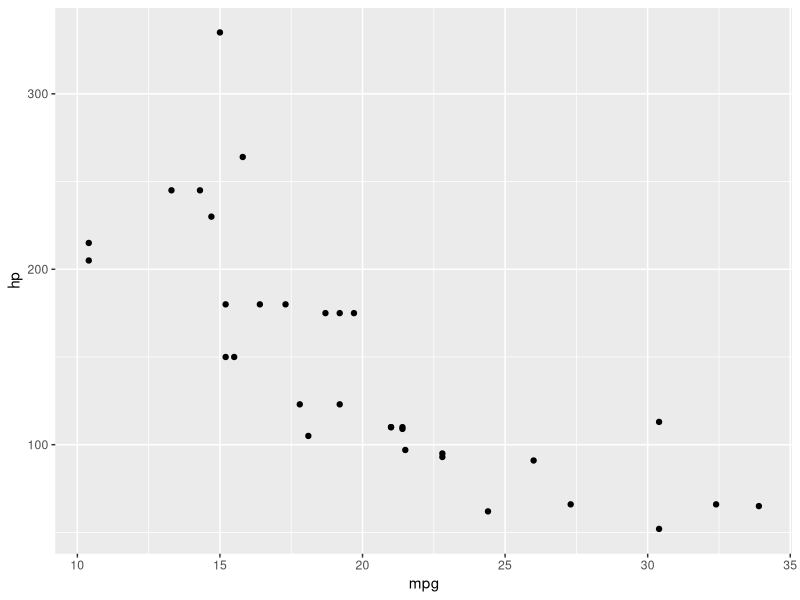
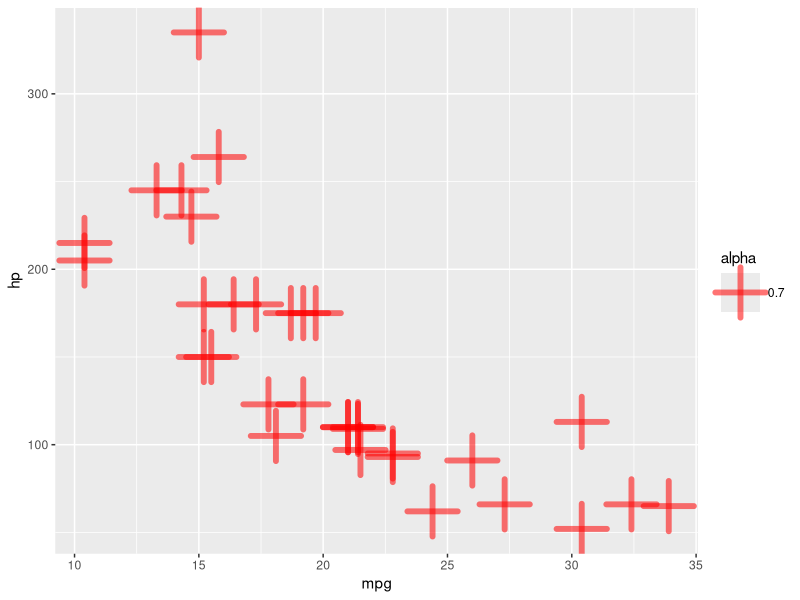
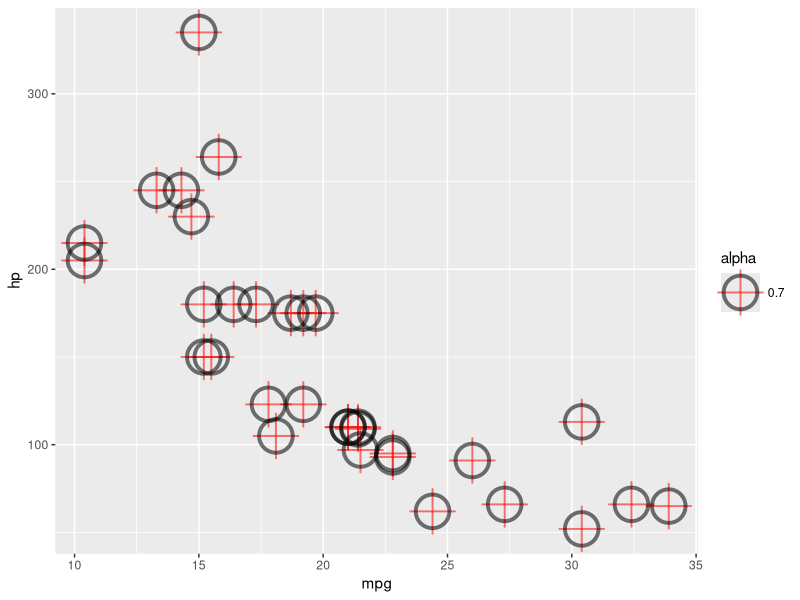
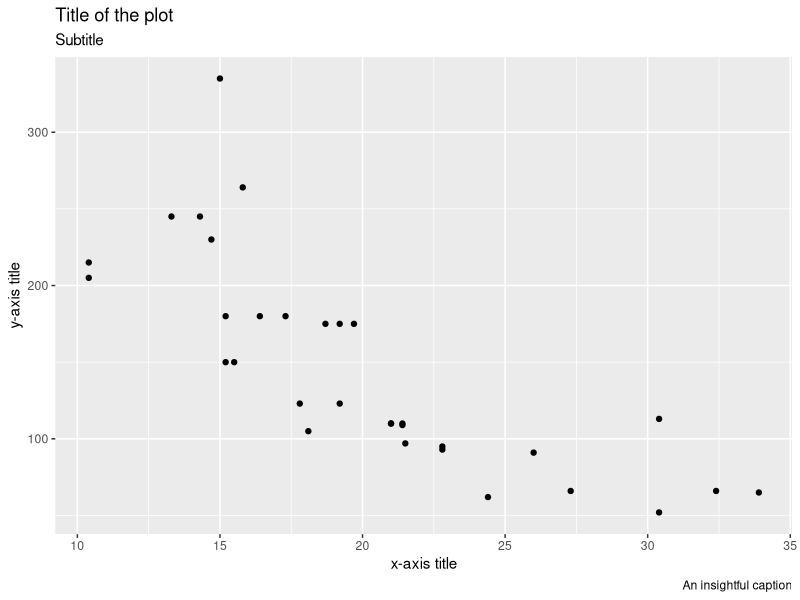
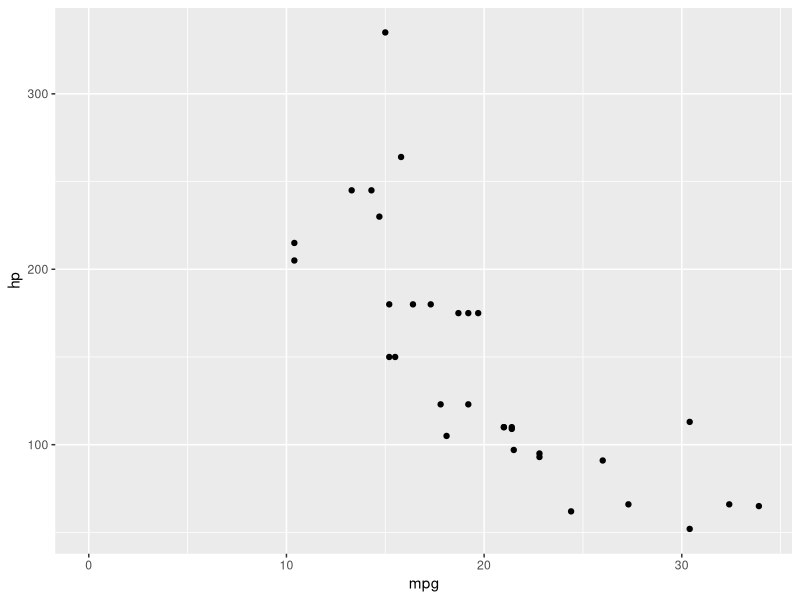
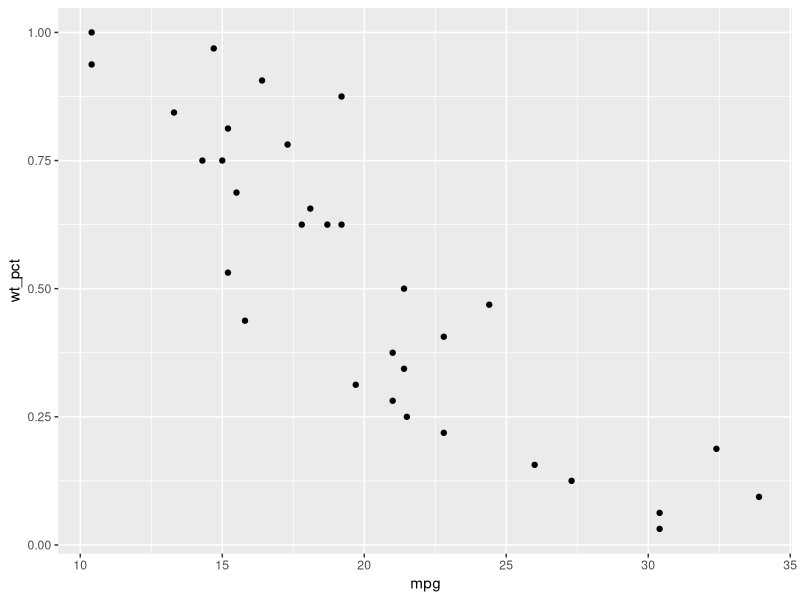
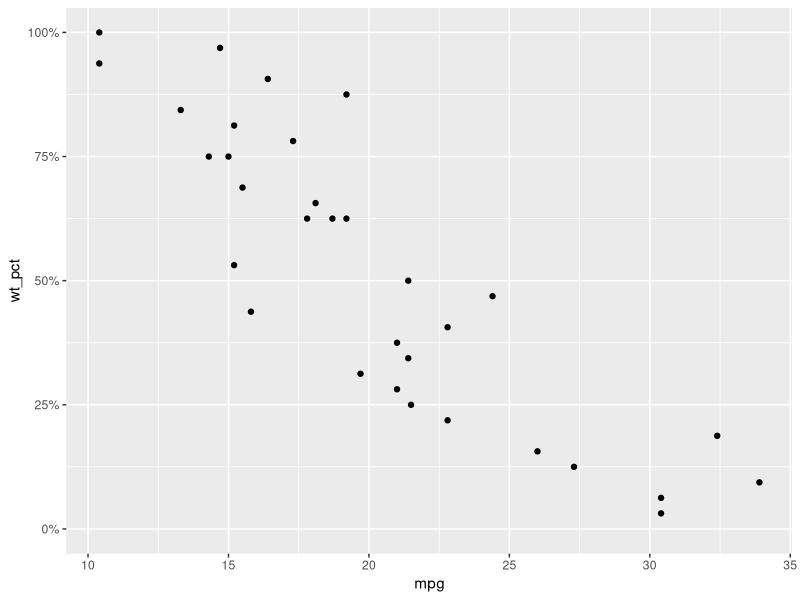
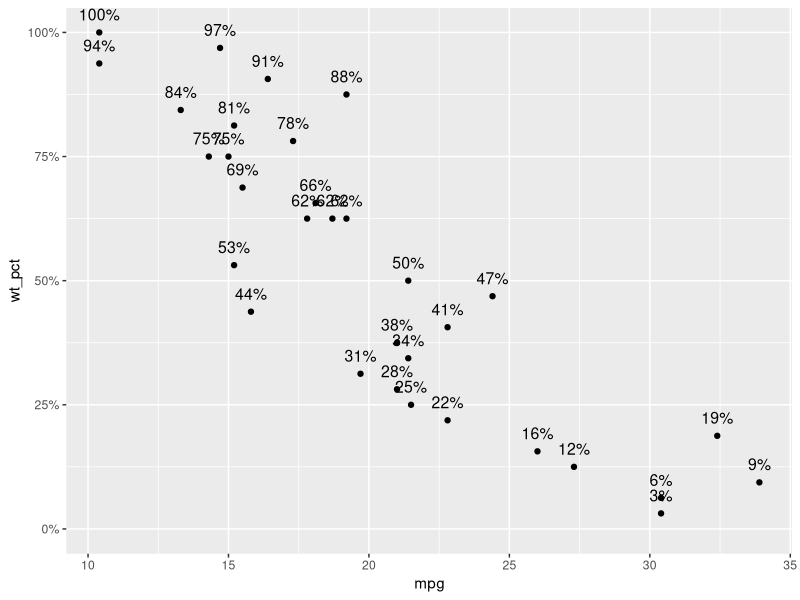

These figures' R source, in order: (Note: this script raises an error after producing the figures.)
########################################################################################################################
# PURPOSE AND NOTES
########################################################################################################################

# Purpose: Provide an overview of ggplot2's capabilities and give tips on how to handle common plotting scenarios.
# Notes: this was prepared for the 2020-05-11 lecture for UW's INFO 201 by Will Wright

########################################################################################################################
# SETUP
########################################################################################################################

library(tidyverse)
library(scales)

########################################################################################################################
# GGPLOT BASICS
########################################################################################################################

# First, let's review the mtcars datset
str(mtcars)
View(mtcars)

# Simple scatter plot
g <- ggplot(data = mtcars, mapping = aes(x = mpg, y = hp))
g + geom_point() # <- Notice that this function inherits the data and aesthetic of g so no arguments are required

?geom_point # check out the documentation

# We can, however, change the data or add other aesthetics that will only be applied to the scatterplot
g + geom_point(aes(alpha = 0.7), # useful to turn this down if you have a lot of points in the same area
               color = "red",
               shape = 3, # I've almost never used shape and advise against it, in general
               size = 10, # relative size
               stroke = 3) # boldness

# With ggplot, something to remember is that you can continue to add more elements, including the same elements
g + geom_point(aes(alpha = 0.7), # useful to turn this down if you have a lot of points in the same area
               color = "red",
               shape = 3, # I've almost never used shape and advise against it, in general
               size = 10, # relative size
               stroke = 1) + # boldness
  geom_point(aes(alpha = 0.7), # useful to turn this down if you have a lot of points in the same area
             color = "black",
             shape = 1, # I've almost never used shape and advise against it, in general
             size = 10, # relative size
             stroke = 2) 


# Seems like we'll want some labels:
?labs # check out documentation
g + geom_point() +
  labs(title = "Title of the plot",
       subtitle = "Subtitle",
       caption = "An insightful caption",
       x = "x-axis title",
       y = "y-axis title")

# Notice that the x-axis starts at 10.  What if we wanted a different set of x-limits? Depends on continuous/discrete
?scale_x_continuous
?scale_x_discrete
g + geom_point() +
  scale_x_continuous(limits = c(0, max(mtcars$mpg)))

# One of the most common modifications for y-axis labels is to convert to percents.
# Another common activity is converting data to a percentile via the empirical cumulative distribution function
wt_ecdf <- ecdf(mtcars$wt)
mtcars$wt_pct <- wt_ecdf(mtcars$wt)

# Before
p <- ggplot(mtcars, aes(x = mpg, y = wt_pct))
p + geom_point()

# After
p + geom_point() +
  scale_y_continuous(limits = c(0,1),
                     labels = scales::percent_format(accuracy = 1)) 

# Often times, you'll want to put labels on the data, but we'll need to transform the data into strings with '%'
p + geom_point() +
  scale_y_continuous(limits = c(0,1),
                     labels = scales::percent_format(accuracy = 1)) +
  geom_text(aes(label = paste0(round(wt_pct,2)*100,"%"), x = mpg, vjust = -1), size = 4) 


# Yeah, but this chart looks so basic... how do we make it prettier? We can use a theme!

p <- p + geom_point() +
  scale_y_continuous(limits = c(0,1),
                     labels = scales::percent_format(accuracy = 1)) +
  labs(x = "MPG", y = "Weight Percentile")

# Black and white theme
p + theme_bw() # this is the best theme, imo

# Can we see all the theme options at once? Yes, with grid.arrange()
a <- p + theme_base() + labs(title = "Base")
b <- p + theme_bw() + labs(title = "Black and White")
c <- p + theme_calc() + labs(title = "Calc")
d <- p + theme_classic() + labs(title = "Classic")
e <- p + theme_clean() + labs(title = "Clean")
f <- p + theme_dark() + labs(title = "Dark")
g <- p + theme_economist() + labs(title = "Economist")
h <- p + theme_economist_white() + labs(title = "Economist White")
i <- p + theme_excel() + labs(title = "Excel")
j <- p + theme_fivethirtyeight() + labs(title = "Five Thirty Eight")
k <- p + theme_gdocs() + labs(title = "Google Docs")
l <- p + theme_minimal() + labs(title = "Minimal")
m <- p + theme_solarized() + labs(title = "Solarized")
n <- p + theme_tufte() + labs(title = "Tufte")
o <- p + theme_wsj() + labs(title = "Wall Street Journal")
q <- p + theme_void() + labs(title = "Void")

grid.arrange(a, b, c, d, e, f, g, h, i, j, k, l, m, n, o, q,
             ncol = 4,
             nrow = 4)

# Howbout if we want to show multiple plots--one for each facet? Then we'd use facet_grid or facet_wrap
# facet_grid produces a 2d grid of panels defined by the variables which form the rows and columns
# facet_wrap  produces a 1d ribbon which reads left to right, top to bottom

g <- ggplot(mtcars, aes(x = mpg, y = hp))
g + geom_point() +
  facet_grid(~cyl) + 
  theme_bw()

# What if we want to show some sort of trend?
g + geom_point() +
  facet_grid(~cyl) + 
  theme_bw() +
  geom_smooth() # loess method is default

g + geom_point() +
  facet_grid(~cyl) + 
  theme_bw() +
  geom_smooth(method = "lm", # linear model
              se = FALSE) # remove standard error

# What about splitting a factor without using separate charts?

g <- ggplot(mtcars, aes(x = mpg, y = hp, color = cyl))
g + geom_point()+
  theme_bw()
str(mtcars) # remember that ggplot will interpret numeric data as continuous and default to a color scale

# if we want to see discrete colors, we'll need to convert to a factor
g <- ggplot(mtcars, aes(x = mpg, y = hp, color = factor(cyl)))
g + geom_point() +
  theme_bw()




########################################################################################################################
# GGPLOT ADVANCED EXAMPLES
########################################################################################################################

# You can (and should) put your neato plots in functions for reusability
# Personally, I source all my helper functions at the top of my cleaning/get set up scripts
norm_distributer <- function(value_input, title_input, label_input, x_input){
  # create normal curve
  norm_PDF <- data.frame(x_input = seq(0,100, by = 0.01), density = dnorm(seq(0,100, by = 0.01), 50, 15))
  
  # create shaded region
  shade <- rbind(c(0,0), 
                 subset(norm_PDF, x_input>=0 & x_input<value_input),
                 c(value_input,0))
  
  # plot
  g <- ggplot(norm_PDF, aes(x = x_input, y = density))
  g + geom_line() +
    geom_polygon(data = shade, aes(x = x_input, y = density, fill = "red", alpha = 0.2)) +
    labs(title = title_input,
         x = x_input,
         y = "") +
    theme_bw() +
    scale_y_continuous(breaks = NULL) +
    geom_vline(col = "red", xintercept = value_input, linetype = "dashed") +
    annotate("label", x = value_input, y = 0.023, label = label_input) +
    guides(fill = FALSE, alpha = FALSE) +
    scale_x_continuous(breaks = c(seq(0,100,10)))
}

norm_distributer(23,
                 "Facility Risk Level Distribution", 
                 "Your facility is in the \n 23rd percentile",
                 "Risk Level")

# If you have a client or employer with specific colors, use them!!

# wec colors
colors <- c("#6B3248", #Grape
            "#A05974", #Light Plum
            "#FFB636", #Mango
            "#37A8B3", #Greeny Blue
            "#6CC8D1", #Seafoam Blue
            "#CC9128", #Brownish Orange
            "#4A5459", #River Bed Gray
            "#8E99A0", #Regent Gray
            "#EBF0F2", #Mystic Gray
            "#F14956", # Watermelon - Error
            "#4DAF50") # Dark Bastel Green - Success


distribution_visualizer_wecTheme_advanced <- function(
  data, 
  title = "Histogram and Density", 
  x = "Values", 
  binwidthInput = (max(data)-min(data))/15){
  binwidthInput <- binwidthInput
  binCounts <- .bincode(data, seq(0,max(data), binwidthInput))
  xbar <- round(mean(data),1)
  sd <- round(sd(data),1)
  g <- ggplot(data.frame(data), aes(data)) +
    geom_histogram(fill = colors[1],
                   color = colors[2],
                   binwidth = binwidthInput) +
    geom_vline(aes(xintercept = mean(data)),
               color = colors[3],
               linetype = "dashed",
               size = 0.7) +
    geom_density(aes(y = binwidthInput * ..count..), 
                 alpha = 0.2, 
                 fill = colors[2],
                 color = colors[1]) +
    labs(title = title,
         x = x,
         y = "Frequency") +
    annotate("text", 
             x = mean(data)*1.25, 
             y = max(binCounts, na.rm = TRUE)*0.75, 
             label = paste0("Mean = ", xbar), # "x\u0305 = " for Windows
             size = 3) +
    theme_bw()  
  
  
  p <- ggplot(data.frame(data), aes(sample = data)) +
    stat_qq_band(color = colors[1], fill = colors[2]) +
    stat_qq_line(color = colors[3], linetype = "dashed", size = 0.7) +
    stat_qq_point(size = 0.8, alpha = 0.3) +
    labs(title = "Q-Q Plot",
         x = "Theoretical Values",
         y = "Sample Values") +
    theme_bw()
  
  grid.arrange(g, p, ncol = 2)
}

distribution_visualizer_wecTheme_advanced(mtcars$mpg, 
                                          "MPG Histogram and Density",
                                          "MPG")

# I use this diagnostic tool all the time

distribution_visualizer_wecTheme_basic <- function(
  data, 
  title = "Histogram and Density", 
  x = "Values", 
  binwidthInput = (max(data)-min(data))/15){
  binwidthInput <- binwidthInput
  binCounts <- .bincode(data, seq(0,max(data), binwidthInput))
  xbar <- round(mean(data),1)
  xmedian <- round(median(data),1)
  sd <- round(sd(data),1)
  g <- ggplot(data.frame(data), aes(data)) +
    geom_histogram(fill = colors[2],
                   color = colors[1],
                   binwidth = binwidthInput) +
    geom_vline(aes(xintercept = mean(data)),
               color = colors[3],
               linetype = "dashed",
               size = 0.7) +
    geom_vline(aes(xintercept = median(data)),
               color = colors[5],
               linetype = "dashed",
               size = 0.7) +
    geom_density(aes(y = binwidthInput * ..count..), 
                 alpha = 0.2, 
                 fill = colors[1],
                 color = colors[2]) +
    labs(title = title,
         x = x,
         y = "Frequency") +
    annotate("text", 
             x = mean(data)*1.2, 
             y = max(binCounts, na.rm = TRUE)*0.75, 
             label = paste0("Mean = ", xbar), # "x\u0305 = " for Windows
             size = 5,
             family = "Avenir",
             col = colors[3]) +
    annotate("text", 
             x = median(data)*1.2, 
             y = max(binCounts, na.rm = TRUE)*0.55, 
             label = paste0("Median = ", xmedian), # "x\u0305 = " for Windows
             size = 5,
             family = "Avenir",
             col = colors[5]) +
    theme_bw() +
    theme(plot.title = element_text(color = colors[7], size = 18, family = "Avenir"),
          axis.text.x = element_text(size = 14, color = colors[7], family = "Avenir"),
          axis.text.y = element_text(size = 14, color = colors[7], family = "Avenir"),
          axis.title.x = element_text(size = 14, color = colors[7], family = "Avenir"),
          axis.title.y = element_text(size = 14, color = colors[7], family = "Avenir"),
          axis.line = element_line(colour = colors[1]))
  print(g)
}

distribution_visualizer_wecTheme_basic(mtcars$mpg, 
                                          "MPG Histogram and Density",
                                          "MPG")


